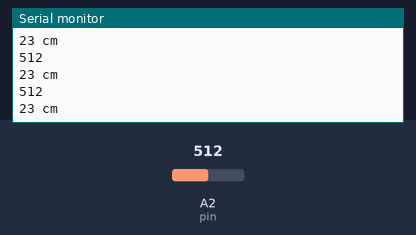
This sketch was run on a simulated Arduino Uno, built with avr-gcc and run on an emulated ATmega328P. On the bench: the last lines printed to the serial monitor. Inputs (shaded band) come from the test bench; at power-on: A2 (pin) = 512.

Above: at 1.3 s.
1.4 s: A2 (pin) set to 716
At 1.81 s:
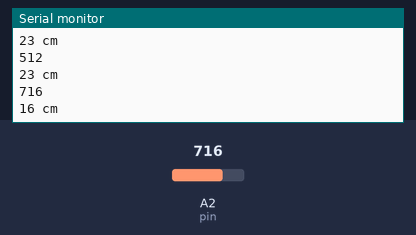
2.9 s: A2 (pin) set to 900
At 3.31 s:
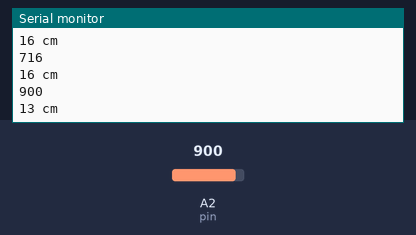
Timing chart, 0 to 5.9 s (numbered marks = the images above; inputs shaded):
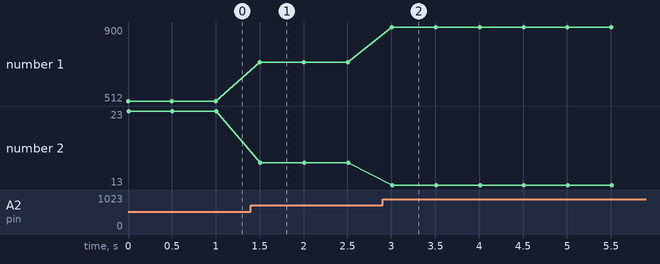

Measured:
- after the input at 1.4 s, the serial monitor: prints a new line after 0.10 s (image 1)
- after the input at 2.9 s, the serial monitor: prints a new line after 0.10 s (image 2)
- plotted number 1: 512 → 716 after the input at 1.4 s, 716 → 900 after the input at 2.9 s
- plotted number 2: 23 → 16 after the input at 1.4 s, 16 → 13 after the input at 2.9 s

The sketch:

GP2Y0A02YK0F.ino
```cpp
/******** start code ********/
/*
 *  created   2013-07-26
 *  by    lisper (leyapin@gmail.com)
 *  function  test gp2y0a02yk, read value from A1
 *
 */

//connect gp2y0a02 to A1
#define pin A2

void setup () {
        Serial.begin (9600);
        pinMode (pin, INPUT);
}

void loop () {
        uint16_t value = analogRead (pin);
        uint16_t range = get_gp2y0a02 (value);
        Serial.println (value);
        Serial.print (range);
        Serial.println (" cm");
        Serial.println ();
        delay (500);
}

//return distance (cm)
uint16_t get_gp2y0a02 (uint16_t value) {
        if (value < 70)  value = 70;
        return 12777.3/value-1.1;        //(cm)
        //return (62.5/(value/1023.0*5)-1.1);        //(cm)
        //return ((67870.0 / (value - 3.0)) - 40.0); //gp2d12 (mm)
}

/******** end code ********/
```
